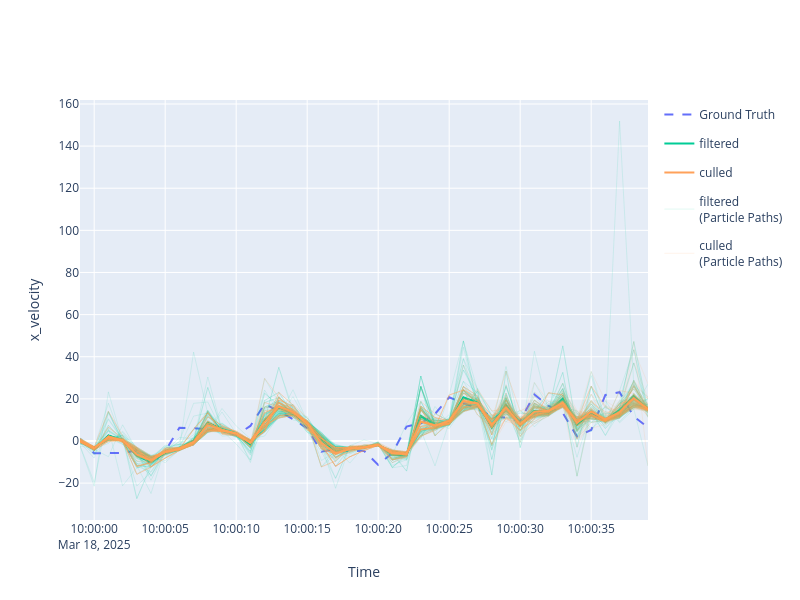

Notebook source saved alongside this figure:
### Markdown cell above
As mentioned, the effect of smoothing is far clearer in 1D. Below we add the new path trajectory to the velocity plot, 
We set 'plot_particle_paths'= True to show the individual particle trajectories.

### Code cell
# We first re-plot the initial filtered track with this set to True to view the effect of the particle path smoother
x_vel_plotter.plot_tracks(track, [1], plot_particle_paths=True, label='filtered', mode='lines',line=dict(color=colors_dict['track'])) 
# And now plot the culled track
x_vel_plotter.plot_tracks(culled_track, [1], plot_particle_paths=True, label='culled',mode='lines',line=dict(color=colors_dict['culled_track']))

x_vel_plotter.fig

# As shown below, the less likely estimates in the filtered track are removed after smoothing.
